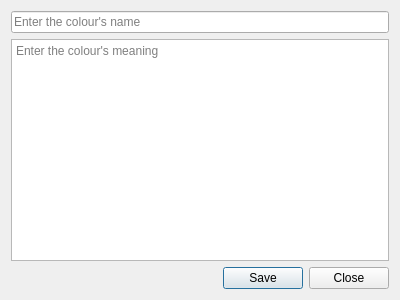
<?xml version="1.0" encoding="UTF-8"?>
<ui version="4.0">
 <class>ColourForm</class>
 <widget class="QDialog" name="ColourForm">
  <property name="geometry">
   <rect>
    <x>0</x>
    <y>0</y>
    <width>400</width>
    <height>300</height>
   </rect>
  </property>
  <property name="windowTitle">
   <string>Dialog</string>
  </property>
  <layout class="QVBoxLayout" name="verticalLayout">
   <item>
    <widget class="QLineEdit" name="nameLineEdit">
     <property name="placeholderText">
      <string>Enter the colour's name</string>
     </property>
    </widget>
   </item>
   <item>
    <widget class="QTextEdit" name="meaningTextEdit">
     <property name="placeholderText">
      <string>Enter the colour's meaning</string>
     </property>
    </widget>
   </item>
   <item>
    <layout class="QHBoxLayout" name="horizontalLayout">
     <item>
      <spacer name="horizontalSpacer">
       <property name="orientation">
        <enum>Qt::Orientation::Horizontal</enum>
       </property>
       <property name="sizeHint" stdset="0">
        <size>
         <width>40</width>
         <height>20</height>
        </size>
       </property>
      </spacer>
     </item>
     <item>
      <widget class="QPushButton" name="saveButton">
       <property name="text">
        <string>Save</string>
       </property>
      </widget>
     </item>
     <item>
      <widget class="QPushButton" name="closeButton">
       <property name="text">
        <string>Close</string>
       </property>
      </widget>
     </item>
    </layout>
   </item>
  </layout>
 </widget>
 <resources/>
 <connections/>
</ui>
